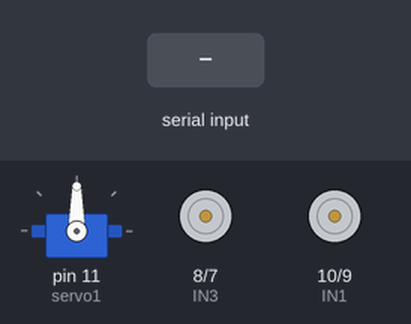
A sketch run on a simulated Arduino Uno, built with avr-gcc and run on an emulated ATmega328P. On the bench: servo, motor-driver pin pairs drawn as motors (green arrow = first pin HIGH = forward, orange = second pin HIGH = backward, longer = more drive). Inputs (shaded band) come from the test bench. What the sketch prints to the serial monitor is not drawn.

Above: at 1.2 s.
1.3 s: "e" received over Serial
At 2.1 s:
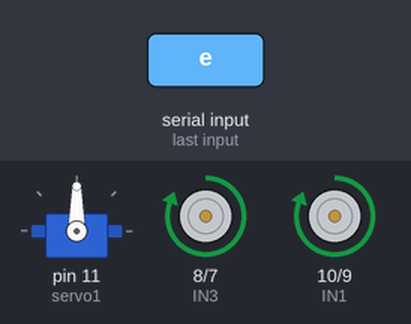
4.3 s: "a" received over Serial
At 7.1 s:
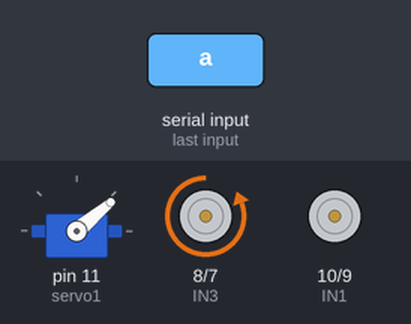
7.3 s: "b" received over Serial
At 8.0 s:
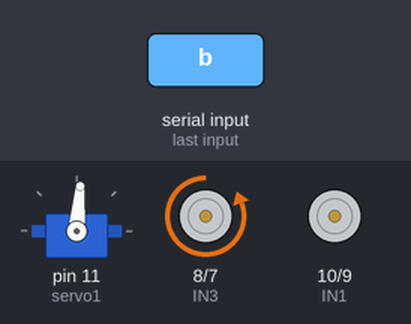
8.8 s: "c" received over Serial
At 9.2 s:
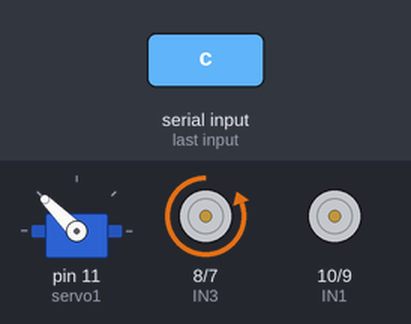
10.3 s: "d" received over Serial
At 11.5 s:
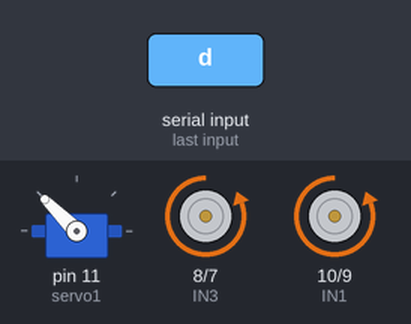
13.3 s: "f" received over Serial
At 18.0 s:
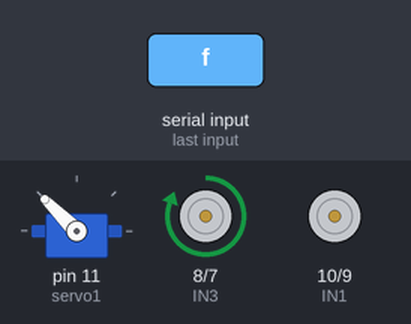
Timing chart, 0 to 18.8 s (numbered marks = the images above; inputs shaded):
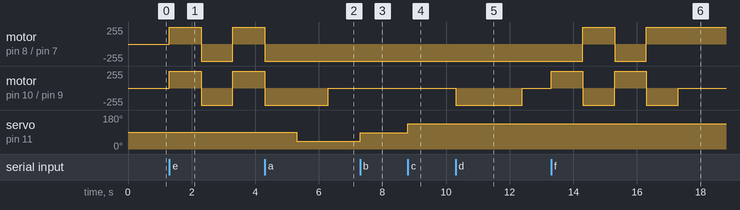

The sketch:

ardu_code_ackerman.ino
```cpp
#include <Servo.h>

int mensaje;

//motors
int IN1 = 10;
int IN2 = 9;
int IN3 = 8;
int IN4 = 7;

//servos
Servo s1;
int servo1 = 11;

//Proximity sensor variables
int ECO = 12;
int TRIG = 13;
int DURACION;
int DISTANCIA;

void setup() {

  pinMode(IN1, OUTPUT);
  pinMode(IN2, OUTPUT);
  pinMode(IN3, OUTPUT);
  pinMode(IN4, OUTPUT);

  s1.attach(servo1);

  //PROXIMITY SENSOR
  pinMode(TRIG, OUTPUT);
  pinMode(ECO, INPUT);

  Serial.begin(115200);
}

//ACTIONS
void go()
{
  digitalWrite(IN1,LOW);
  digitalWrite(IN2,HIGH);
  delay(2100);
}

void Back()
{
  digitalWrite(IN1,HIGH);
  digitalWrite(IN2,LOW);
  delay(2100);
}

void turn_left() {
  for (int i = 0; i < 2; i++) {
    // Move left forward
    digitalWrite(IN1, HIGH);
    digitalWrite(IN2, LOW);
    digitalWrite(IN3, HIGH);
    digitalWrite(IN4, LOW);
    delay(1000); // Adjust delay as needed

    // Move right backward
    digitalWrite(IN1, LOW);
    digitalWrite(IN2, HIGH);
    digitalWrite(IN3, LOW);
    digitalWrite(IN4, HIGH);
    delay(1000); // Adjust delay as needed
  }
}

void turn_right() {
  for (int i = 0; i < 2; i++) {
    // Move left forward
    digitalWrite(IN1, HIGH);
    digitalWrite(IN2, LOW);
    digitalWrite(IN3, LOW);
    digitalWrite(IN4, HIGH);
    delay(1000); // Adjust delay as needed

    // Move right backward
    digitalWrite(IN1, LOW);
    digitalWrite(IN2, HIGH);
    digitalWrite(IN3, HIGH);
    digitalWrite(IN4, LOW);
    delay(1000); // Adjust delay as needed
  }
}

void Stop()
{
  digitalWrite(IN1,LOW);
  digitalWrite(IN2,LOW);
}

void sensor(){
  digitalWrite(TRIG, HIGH);     // generation of the pulse to be sent
  delay(1);
  digitalWrite(TRIG, LOW);

  DURACION = pulseIn(ECO, HIGH);  // with pulseIn function a pulse is expected

  DISTANCIA = DURACION / 58.2;    // distance measured in centimeters
  delay(1);                       // delay between data


  if(DISTANCIA < 25) //if DISTANCIA is lower than 25cm this colides
  {
    Serial.write('1');
  }

  else{
    Serial.write('0');
  }


}


void loop() {


  if (Serial.available()) {
    mensaje = Serial.read();  //Read the message

    if(mensaje == 'a'){     //Right
      s1.write(40);
      delay(1000);
      Serial.write('F');  //Send 'F' to take picture
    }

    else if(mensaje == 'b'){ //Front
      s1.write(85);
      delay(1000);
      Serial.write('F');  //Send 'F' to take picture
    }

    else if(mensaje == 'c'){ //Left
      s1.write(135);
      delay(1000);
      Serial.write('F');  //Send 'F' to take picture
    }


    else if(mensaje == 'd'){
      go();
    }

    else if(mensaje == 'e'){
      turn_left();
    }

    else if(mensaje == 'f'){
      turn_right();
    }

    else if(mensaje == 'g'){
      Stop();
    }

    else if(mensaje == 'h'){
      Back();
    }

    else if(mensaje == 'M'){
      sensor();
    }

  }

  else{
    Stop();
  }

}
```

Measured:
- after the input at 1.3 s, motor on pin 8 (IN3) / pin 7 (IN4), motor on pin 10 (IN1) / pin 9 (IN2): stopped → forward 255/255 at once, → backward 255/255 1.0 s later, → forward 255/255 1.0 s later
- after the input at 4.3 s, servo on pin 11 (servo1): 90° → 40° after 1.0 s
- after the input at 7.3 s, servo on pin 11 (servo1): 40° → 85° at once
- after the input at 8.8 s, servo on pin 11 (servo1): 85° → 135° at once
- after the input at 10.3 s, motor on pin 10 (IN1) / pin 9 (IN2): stopped → backward 255/255 at once, → stopped 2.1 s later
